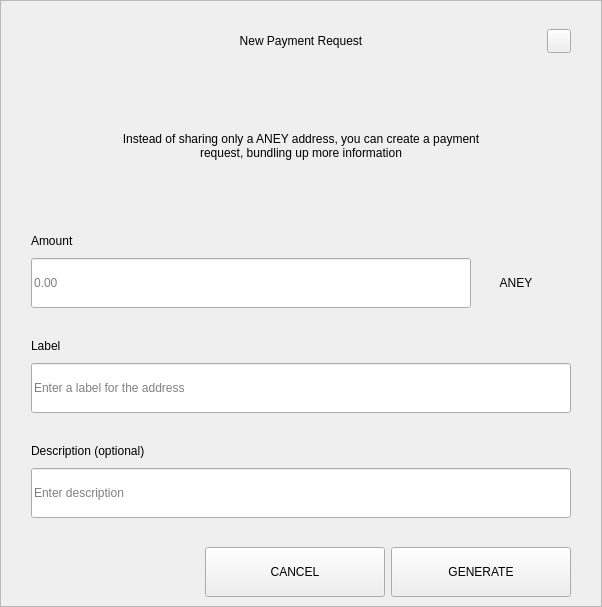
<?xml version="1.0" encoding="UTF-8"?>
<ui version="4.0">
 <class>RequestDialog</class>
 <widget class="QDialog" name="RequestDialog">
  <property name="geometry">
   <rect>
    <x>0</x>
    <y>0</y>
    <width>602</width>
    <height>607</height>
   </rect>
  </property>
  <property name="windowTitle">
   <string>Dialog</string>
  </property>
  <layout class="QVBoxLayout" name="verticalLayout_5">
   <property name="spacing">
    <number>0</number>
   </property>
   <property name="leftMargin">
    <number>0</number>
   </property>
   <property name="topMargin">
    <number>0</number>
   </property>
   <property name="rightMargin">
    <number>0</number>
   </property>
   <property name="bottomMargin">
    <number>0</number>
   </property>
   <item>
    <widget class="QFrame" name="frame">
     <property name="styleSheet">
      <string notr="true"/>
     </property>
     <property name="frameShape">
      <enum>QFrame::StyledPanel</enum>
     </property>
     <property name="frameShadow">
      <enum>QFrame::Raised</enum>
     </property>
     <layout class="QVBoxLayout" name="verticalLayout_4" stretch="1,0,0">
      <property name="spacing">
       <number>0</number>
      </property>
      <property name="leftMargin">
       <number>30</number>
      </property>
      <property name="topMargin">
       <number>20</number>
      </property>
      <property name="rightMargin">
       <number>30</number>
      </property>
      <property name="bottomMargin">
       <number>0</number>
      </property>
      <item>
       <layout class="QHBoxLayout" name="horizontalLayout_3">
        <property name="spacing">
         <number>0</number>
        </property>
        <item>
         <spacer name="horizontalSpacer_21">
          <property name="orientation">
           <enum>Qt::Horizontal</enum>
          </property>
          <property name="sizeHint" stdset="0">
           <size>
            <width>40</width>
            <height>20</height>
           </size>
          </property>
         </spacer>
        </item>
        <item>
         <widget class="QLabel" name="labelTitle">
          <property name="minimumSize">
           <size>
            <width>0</width>
            <height>40</height>
           </size>
          </property>
          <property name="maximumSize">
           <size>
            <width>16777215</width>
            <height>40</height>
           </size>
          </property>
          <property name="styleSheet">
           <string notr="true">padding-left:24px;</string>
          </property>
          <property name="text">
           <string>New Payment Request</string>
          </property>
          <property name="alignment">
           <set>Qt::AlignCenter</set>
          </property>
          <property name="margin">
           <number>7</number>
          </property>
         </widget>
        </item>
        <item>
         <spacer name="horizontalSpacer">
          <property name="orientation">
           <enum>Qt::Horizontal</enum>
          </property>
          <property name="sizeHint" stdset="0">
           <size>
            <width>40</width>
            <height>20</height>
           </size>
          </property>
         </spacer>
        </item>
        <item>
         <widget class="QPushButton" name="btnEsc">
          <property name="minimumSize">
           <size>
            <width>24</width>
            <height>24</height>
           </size>
          </property>
          <property name="maximumSize">
           <size>
            <width>24</width>
            <height>24</height>
           </size>
          </property>
          <property name="focusPolicy">
           <enum>Qt::NoFocus</enum>
          </property>
          <property name="text">
           <string/>
          </property>
         </widget>
        </item>
       </layout>
      </item>
      <item>
       <widget class="QStackedWidget" name="stack">
        <property name="minimumSize">
         <size>
          <width>540</width>
          <height>0</height>
         </size>
        </property>
        <property name="maximumSize">
         <size>
          <width>540</width>
          <height>16777215</height>
         </size>
        </property>
        <property name="currentIndex">
         <number>0</number>
        </property>
        <widget class="QWidget" name="page_1">
         <property name="minimumSize">
          <size>
           <width>540</width>
           <height>0</height>
          </size>
         </property>
         <property name="maximumSize">
          <size>
           <width>540</width>
           <height>16777215</height>
          </size>
         </property>
         <layout class="QVBoxLayout" name="layout1">
          <property name="spacing">
           <number>0</number>
          </property>
          <property name="leftMargin">
           <number>0</number>
          </property>
          <property name="topMargin">
           <number>0</number>
          </property>
          <property name="rightMargin">
           <number>0</number>
          </property>
          <property name="bottomMargin">
           <number>0</number>
          </property>
          <item>
           <spacer name="verticalSpacer_21">
            <property name="orientation">
             <enum>Qt::Vertical</enum>
            </property>
            <property name="sizeType">
             <enum>QSizePolicy::Fixed</enum>
            </property>
            <property name="sizeHint" stdset="0">
             <size>
              <width>20</width>
              <height>30</height>
             </size>
            </property>
           </spacer>
          </item>
          <item alignment="Qt::AlignHCenter">
           <widget class="QLabel" name="labelMessage">
            <property name="minimumSize">
             <size>
              <width>400</width>
              <height>50</height>
             </size>
            </property>
            <property name="text">
             <string>Instead of sharing only a ANEY address, you can create a payment request, bundling up more information</string>
            </property>
            <property name="alignment">
             <set>Qt::AlignCenter</set>
            </property>
            <property name="wordWrap">
             <bool>true</bool>
            </property>
           </widget>
          </item>
          <item alignment="Qt::AlignBottom">
           <widget class="QWidget" name="containerAmount" native="true">
            <layout class="QVBoxLayout" name="verticalLayout">
             <property name="spacing">
              <number>9</number>
             </property>
             <property name="leftMargin">
              <number>0</number>
             </property>
             <property name="topMargin">
              <number>0</number>
             </property>
             <property name="rightMargin">
              <number>0</number>
             </property>
             <property name="bottomMargin">
              <number>0</number>
             </property>
             <item>
              <widget class="QLabel" name="labelSubtitleAmount">
               <property name="minimumSize">
                <size>
                 <width>350</width>
                 <height>16</height>
                </size>
               </property>
               <property name="maximumSize">
                <size>
                 <width>16777215</width>
                 <height>16</height>
                </size>
               </property>
               <property name="text">
                <string>Amount</string>
               </property>
              </widget>
             </item>
             <item alignment="Qt::AlignTop">
              <widget class="QWidget" name="layoutAmount" native="true">
               <layout class="QHBoxLayout" name="horizontalLayout" stretch="2,0">
                <property name="spacing">
                 <number>0</number>
                </property>
                <property name="leftMargin">
                 <number>0</number>
                </property>
                <property name="topMargin">
                 <number>0</number>
                </property>
                <property name="rightMargin">
                 <number>0</number>
                </property>
                <property name="bottomMargin">
                 <number>0</number>
                </property>
                <item>
                 <widget class="QLineEdit" name="lineEditAmount">
                  <property name="minimumSize">
                   <size>
                    <width>0</width>
                    <height>50</height>
                   </size>
                  </property>
                  <property name="maximumSize">
                   <size>
                    <width>16777215</width>
                    <height>50</height>
                   </size>
                  </property>
                  <property name="placeholderText">
                   <string notr="true">0.00</string>
                  </property>
                 </widget>
                </item>
                <item>
                 <widget class="QWidget" name="comboContainer" native="true">
                  <property name="minimumSize">
                   <size>
                    <width>100</width>
                    <height>50</height>
                   </size>
                  </property>
                  <property name="maximumSize">
                   <size>
                    <width>16777215</width>
                    <height>50</height>
                   </size>
                  </property>
                  <layout class="QHBoxLayout" name="horizontalLayout_31">
                   <property name="spacing">
                    <number>0</number>
                   </property>
                   <property name="leftMargin">
                    <number>0</number>
                   </property>
                   <property name="topMargin">
                    <number>0</number>
                   </property>
                   <property name="rightMargin">
                    <number>10</number>
                   </property>
                   <property name="bottomMargin">
                    <number>0</number>
                   </property>
                   <item>
                    <widget class="QLabel" name="comboBoxCoin">
                     <property name="text">
                      <string>ANEY</string>
                     </property>
                     <property name="alignment">
                      <set>Qt::AlignCenter</set>
                     </property>
                    </widget>
                   </item>
                  </layout>
                 </widget>
                </item>
               </layout>
              </widget>
             </item>
            </layout>
           </widget>
          </item>
          <item>
           <spacer name="verticalSpacer_31">
            <property name="orientation">
             <enum>Qt::Vertical</enum>
            </property>
            <property name="sizeType">
             <enum>QSizePolicy::Fixed</enum>
            </property>
            <property name="sizeHint" stdset="0">
             <size>
              <width>20</width>
              <height>30</height>
             </size>
            </property>
           </spacer>
          </item>
          <item>
           <layout class="QVBoxLayout" name="verticalLayoutLabel">
            <property name="spacing">
             <number>9</number>
            </property>
            <item>
             <widget class="QLabel" name="labelSubtitleLabel">
              <property name="minimumSize">
               <size>
                <width>0</width>
                <height>16</height>
               </size>
              </property>
              <property name="maximumSize">
               <size>
                <width>16777215</width>
                <height>16</height>
               </size>
              </property>
              <property name="text">
               <string>Label</string>
              </property>
             </widget>
            </item>
            <item>
             <widget class="QLineEdit" name="lineEditLabel">
              <property name="minimumSize">
               <size>
                <width>0</width>
                <height>50</height>
               </size>
              </property>
              <property name="maximumSize">
               <size>
                <width>16777215</width>
                <height>50</height>
               </size>
              </property>
              <property name="placeholderText">
               <string>Enter a label for the address</string>
              </property>
             </widget>
            </item>
           </layout>
          </item>
          <item>
           <spacer name="verticalSpacer_34">
            <property name="orientation">
             <enum>Qt::Vertical</enum>
            </property>
            <property name="sizeType">
             <enum>QSizePolicy::Fixed</enum>
            </property>
            <property name="sizeHint" stdset="0">
             <size>
              <width>20</width>
              <height>30</height>
             </size>
            </property>
           </spacer>
          </item>
          <item>
           <layout class="QVBoxLayout" name="verticalLayoutDescription">
            <property name="spacing">
             <number>9</number>
            </property>
            <item>
             <widget class="QLabel" name="labelSubtitleDescription">
              <property name="minimumSize">
               <size>
                <width>0</width>
                <height>16</height>
               </size>
              </property>
              <property name="maximumSize">
               <size>
                <width>16777215</width>
                <height>16</height>
               </size>
              </property>
              <property name="text">
               <string>Description (optional)</string>
              </property>
             </widget>
            </item>
            <item>
             <widget class="QLineEdit" name="lineEditDescription">
              <property name="minimumSize">
               <size>
                <width>0</width>
                <height>50</height>
               </size>
              </property>
              <property name="maximumSize">
               <size>
                <width>16777215</width>
                <height>50</height>
               </size>
              </property>
              <property name="placeholderText">
               <string>Enter description</string>
              </property>
             </widget>
            </item>
            <item>
             <spacer name="verticalSpacer_4">
              <property name="orientation">
               <enum>Qt::Vertical</enum>
              </property>
              <property name="sizeType">
               <enum>QSizePolicy::Fixed</enum>
              </property>
              <property name="sizeHint" stdset="0">
               <size>
                <width>20</width>
                <height>20</height>
               </size>
              </property>
             </spacer>
            </item>
           </layout>
          </item>
         </layout>
        </widget>
        <widget class="QWidget" name="page_2">
         <layout class="QVBoxLayout" name="layout2">
          <item>
           <spacer name="verticalSpacer_5">
            <property name="orientation">
             <enum>Qt::Vertical</enum>
            </property>
            <property name="sizeType">
             <enum>QSizePolicy::Fixed</enum>
            </property>
            <property name="sizeHint" stdset="0">
             <size>
              <width>20</width>
              <height>50</height>
             </size>
            </property>
           </spacer>
          </item>
          <item alignment="Qt::AlignHCenter">
           <widget class="QLabel" name="labelQrImg">
            <property name="minimumSize">
             <size>
              <width>260</width>
              <height>260</height>
             </size>
            </property>
            <property name="maximumSize">
             <size>
              <width>260</width>
              <height>260</height>
             </size>
            </property>
            <property name="text">
             <string/>
            </property>
            <property name="alignment">
             <set>Qt::AlignCenter</set>
            </property>
           </widget>
          </item>
          <item>
           <spacer name="verticalSpacer_2">
            <property name="orientation">
             <enum>Qt::Vertical</enum>
            </property>
            <property name="sizeType">
             <enum>QSizePolicy::Fixed</enum>
            </property>
            <property name="sizeHint" stdset="0">
             <size>
              <width>20</width>
              <height>30</height>
             </size>
            </property>
           </spacer>
          </item>
          <item alignment="Qt::AlignHCenter">
           <widget class="QLabel" name="labelAddress">
            <property name="text">
             <string>D7VFR83SQbiezrW72hjcWJtcfip5krte2Z </string>
            </property>
           </widget>
          </item>
          <item>
           <spacer name="verticalSpacer_32">
            <property name="orientation">
             <enum>Qt::Vertical</enum>
            </property>
            <property name="sizeType">
             <enum>QSizePolicy::Expanding</enum>
            </property>
            <property name="sizeHint" stdset="0">
             <size>
              <width>20</width>
              <height>20</height>
             </size>
            </property>
           </spacer>
          </item>
          <item>
           <layout class="QHBoxLayout" name="horizontal">
            <property name="leftMargin">
             <number>20</number>
            </property>
            <property name="rightMargin">
             <number>20</number>
            </property>
            <property name="bottomMargin">
             <number>20</number>
            </property>
            <item>
             <spacer name="horizontalSpacer_4">
              <property name="orientation">
               <enum>Qt::Horizontal</enum>
              </property>
              <property name="sizeHint" stdset="0">
               <size>
                <width>40</width>
                <height>20</height>
               </size>
              </property>
             </spacer>
            </item>
            <item>
             <widget class="QPushButton" name="btnCopyAddress">
              <property name="minimumSize">
               <size>
                <width>180</width>
                <height>50</height>
               </size>
              </property>
              <property name="text">
               <string>COPY ADDRESS</string>
              </property>
             </widget>
            </item>
            <item>
             <widget class="QPushButton" name="btnCopyUrl">
              <property name="minimumSize">
               <size>
                <width>180</width>
                <height>50</height>
               </size>
              </property>
              <property name="text">
               <string>COPY URL</string>
              </property>
             </widget>
            </item>
            <item>
             <spacer name="horizontalSpacer_2">
              <property name="orientation">
               <enum>Qt::Horizontal</enum>
              </property>
              <property name="sizeHint" stdset="0">
               <size>
                <width>40</width>
                <height>20</height>
               </size>
              </property>
             </spacer>
            </item>
           </layout>
          </item>
         </layout>
        </widget>
       </widget>
      </item>
      <item>
       <widget class="QWidget" name="buttonsStack" native="true">
        <layout class="QHBoxLayout" name="horizontalLayout_5">
         <property name="leftMargin">
          <number>20</number>
         </property>
         <property name="rightMargin">
          <number>0</number>
         </property>
         <item>
          <spacer name="horizontalSpacer_41">
           <property name="orientation">
            <enum>Qt::Horizontal</enum>
           </property>
           <property name="sizeHint" stdset="0">
            <size>
             <width>40</width>
             <height>20</height>
            </size>
           </property>
          </spacer>
         </item>
         <item>
          <widget class="QPushButton" name="btnCancel">
           <property name="minimumSize">
            <size>
             <width>180</width>
             <height>50</height>
            </size>
           </property>
           <property name="focusPolicy">
            <enum>Qt::NoFocus</enum>
           </property>
           <property name="text">
            <string>CANCEL</string>
           </property>
          </widget>
         </item>
         <item>
          <widget class="QPushButton" name="btnSave">
           <property name="minimumSize">
            <size>
             <width>180</width>
             <height>50</height>
            </size>
           </property>
           <property name="focusPolicy">
            <enum>Qt::NoFocus</enum>
           </property>
           <property name="text">
            <string>GENERATE</string>
           </property>
          </widget>
         </item>
        </layout>
       </widget>
      </item>
     </layout>
    </widget>
   </item>
  </layout>
 </widget>
 <resources/>
 <connections/>
</ui>
